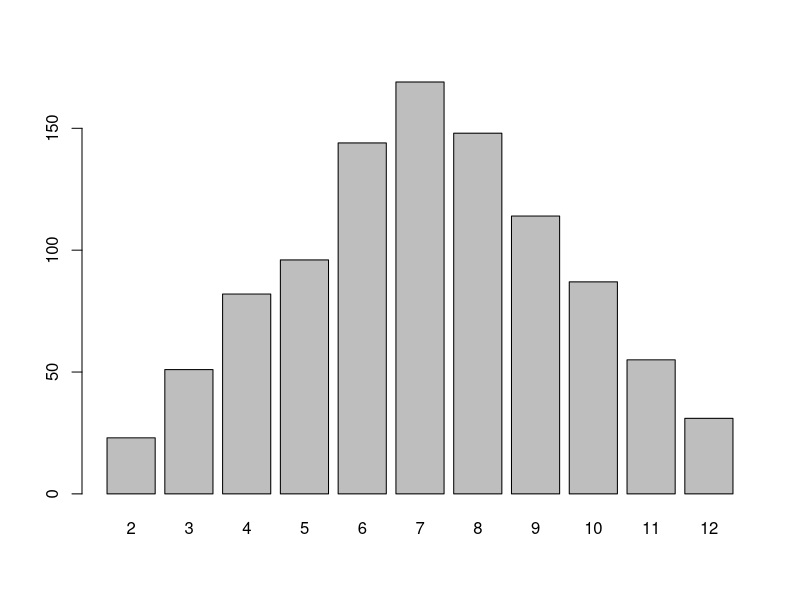

Write R code to recreate this figure.
# 公開臨海データ解析実習　A日程
# 2022 September 20 AM
# Greg Nishihara


# 論理値と比較演算

iris #　あやめのデータ

find_length = 5.0 # 検索する・フィルターにかける長さ

# SHIFT+ ALT + 下矢印: 行をコピーする
iris$Sepal.Length > find_length   # よりおおきい
iris$Sepal.Length >= find_length  # 以上


# 等しい, えらーおこしやすいので、
iris$Sepal.Length == find_length
1/3 == 0.3333333333333333

# dplyr　パッケージの near() 関数を使う。
dplyr::near(1/3, 0.33, tol = 0.01) # dplyr の関数
identical(1/3, 0.3)  # Base R の関数
all.equal(1/3, 0.33) # Base R の関数

iris$Sepal.Length <= find_length
iris$Sepal.Length != find_length

## 論理ベクトルをつかって
## データを抽出する

logical_sl = iris$Sepal.Length > find_length   # よりおおきい

iris$Sepal.Length[1]
iris$Sepal.Length[2]
iris$Sepal.Length[c(1, 5)]

iris$Sepal.Length[logical_sl]
iris$Sepal.Length[!logical_sl]

iris$Petal.Length[iris$Petal.Length > 10] # numeric(0) が帰ってくる
iris$Petal.Length[iris$Petal.Length > 6.5] 


logical01 = iris$Petal.Length >= 5
logical02 = iris$Petal.Length <= 6

iris$Petal.Length[logical01] 
iris$Petal.Length[logical02] 

# 5 >= Petal.Length >= 6
iris$Petal.Length[logical01 & logical02] 
iris$Petal.Length[iris$Petal.Length >= 5 & iris$Petal.Length <= 6] 

# 5 >= Petal.Length >= 6 または species == setosa
iris$Petal.Length[(logical01 & logical02) | iris$Species == "setosa"] 

# データフレームを返す方法
# 検索の条件

logical01 = iris$Sepal.Length > 5
logical02 = iris$Sepal.Width  > 3

iris[logical01, ] # Sepal.Length > 5
iris[logical02, ] # Sepal.Width > 3

# Sepal.Length > 5 & Sepal.Width > 3
iris[logical01 & logical02, ] 

# 1行目
#[行 , 列]
iris[1, ]

# 1行目,2から３列め
iris[1, c(2, 3)]


# 論理ベクトルのかけざん
# TRUE: 1
# FALSE: 0
c(TRUE, TRUE, FALSE) * c(FALSE, TRUE, FALSE)
c(TRUE, TRUE, FALSE) & c(FALSE, TRUE, FALSE)
c(1, 1, 0) * c(0, 1, 0)


# R関数の作り方（サイコロ）
# 6目サイコロ

n = 1:6 # c(1, 2, 3, 4, 5, 6)

# 重複ありサンプリング
sample(x = n, size = 3, replace = TRUE)

# 重複なしサンプリング
sample(x = n, size = 3)

# ２つのサイコロの和
value = sample(x = n, size = 2, replace = TRUE)
sum(value) # サイコロの和
value


## for-loop.

j = 0
for(i in 1:50) {
  print(i)
  j = j + i 
  print(j)
}


value01 = sample(x = n, size = 2, replace = TRUE)
sum_value01 = sum(value01)

value02 = sample(x = n, size = 2, replace = TRUE)
sum_value02 = sum(value02)

value03 = sample(x = n, size = 2, replace = TRUE)
sum_value03 = sum(value03)

value04 = sample(x = n, size = 2, replace = TRUE)
sum_value04 = sum(value04)

value05 = sample(x = n, size = 2, replace = TRUE)
sum_value05 = sum(value05)

c(sum_value01, sum_value02, sum_value03, 
  sum_value04, sum_value05)

sum_value = c(0, 0, 0, 0, 0)
for(i in 1:5) {
  value = sample(x = n, size = 2, replace = TRUE)
  sum_value[i] = sum(value)
  print(sum_value)
}
sum_value

# ２つのサイコロを 1000 投げて、和をとる
sum_value = rep(0, times = 1000)
for(i in 1:1000) {
  value = sample(x = n, size = 2, replace = TRUE)
  sum_value[i] = sum(value)
  print(sum_value)
}
sum_value

mean(sum_value)
sd(sum_value)
median(sum_value)

table(sum_value)

dicerolls = table(sum_value)
dicerolls = as.data.frame(dicerolls)

barplot(height = dicerolls$Freq,
        names.arg = dicerolls$sum_value)

# tidyverse の紹介

 
